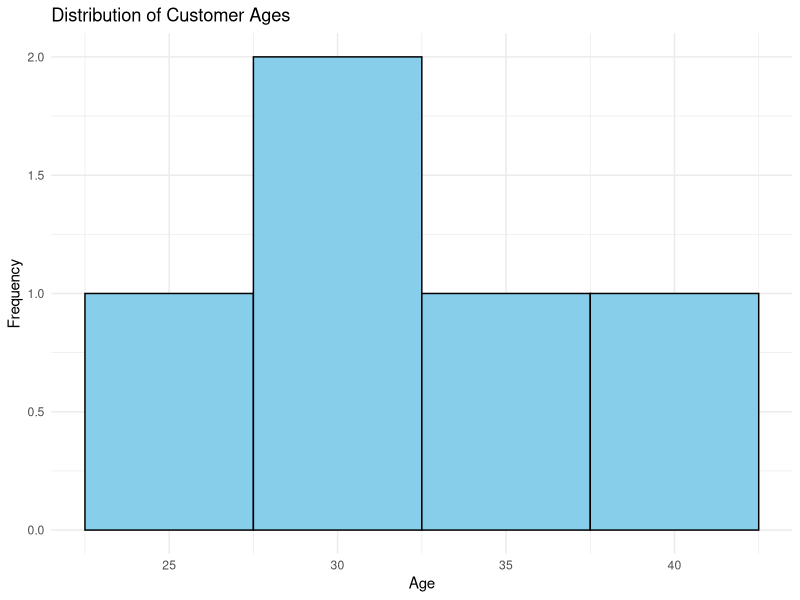

The R script that drew this image: (Note: this script raises an error after producing the figure.)
# Install and load necessary libraries
install.packages("ggplot2")
library(ggplot2)

# Create a data frame
data <- data.frame(
  CustomerID = c(1, 2, 3, 4, 5),
  Age = c(25, 30, 35, 28, 40),
  SatisfactionScore = c(4, 5, 3, 4, 5)
)

# Create a histogram for customer ages
ggplot(data, aes(x = Age)) +
  geom_histogram(binwidth = 5, fill = "skyblue", color = "black") +
  labs(title = "Distribution of Customer Ages",
       x = "Age",
       y = "Frequency") +
  theme_minimal()
# Create a pie chart for the distribution of customer satisfaction scores
satisfaction_counts <- table(data$SatisfactionScore)

# Convert to data frame
satisfaction_df <- as.data.frame(satisfaction_counts)

# Create a pie chart
ggplot(satisfaction_df, aes(x = "", y = Freq, fill = as.factor(SatisfactionScore))) +
  geom_bar(stat = "identity", width = 1, color = "white") +
  coord_polar("y") +
  labs(title = "Distribution of Customer Satisfaction Scores",
       fill = "Satisfaction Score") +
  theme_minimal() +
  theme(axis.text = element_blank(),
        axis.title = element_blank(),
        panel.grid = element_blank())

# Create a stacked bar chart for distribution of customer satisfaction scores by age group
ggplot(data, aes(x = factor(Age), fill = factor(SatisfactionScore))) +
  geom_bar() +
  labs(title = "Distribution of Customer Satisfaction Scores by Age Group",
       x = "Age Group",
       y = "Count",
       fill = "Satisfaction Score") +
  theme_minimal()
